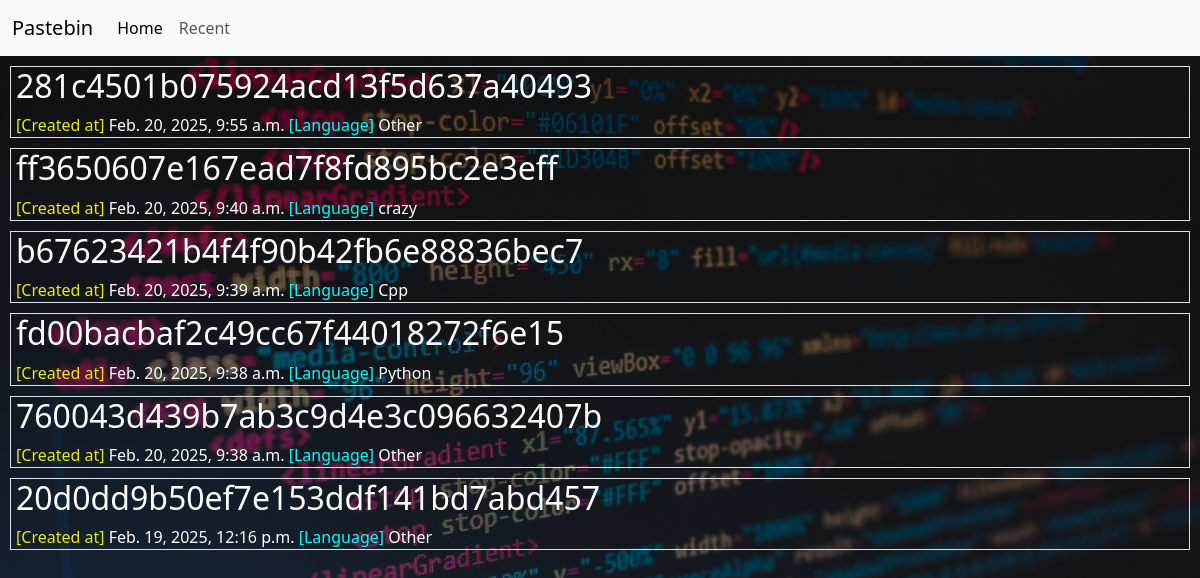
The app's page /recent/, older data.
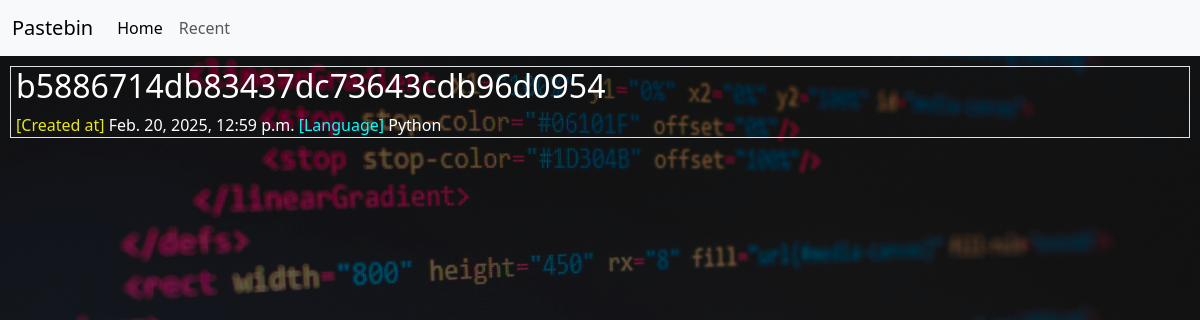
The same page, newer data.
### paste/models.py (models this page shows, shortened)
class Paste(models.Model):
    uid = models.UUIDField(primary_key=True, default=uuid.uuid4)
    title = models.CharField(max_length=128, default=rand_title)
    language = models.CharField(max_length=10, choices=Language.choices,
                                default=Language.Other)
    created_at = models.DateTimeField(auto_now_add=True)
    text = models.TextField()

### paste/views.py (the view)
# urls.py: path("recent/", views.recent, name="recent")
def recent(request):
    try:
        ordered_paste = Paste.objects.order_by("-created_at")[:10] # get latest 10 pastes
        return render(request, "paste_list.html", {"paste_list": ordered_paste})
    except:
        return render(request, "404.html")

### paste/templates/paste_list.html (shortened to what this page needs)
{% extends "base.html" %}
{% block main %}
    <div id="submissions">
        {%for pastes in paste_list %}
        <div class="submission border">
            <h2><a href="../paste/{{pastes.uid}}">{{pastes.title}}</a></h2>
            <p><span style="color: rgb(233, 233, 14);">[Created at]</span> {{pastes.created_at}}</p>
            <p><span style="color: cyan;">[Language]</span> {{pastes.language}}</p>
        </div>
        {% endfor %}
    </div>
{% endblock %}

### paste/templates/base.html (shortened to what this page needs)
{% load static %}<!DOCTYPE html>
<html lang="en">
<head>
    <link href="https://cdn.jsdelivr.net/npm/bootstrap@5.3.3/dist/css/bootstrap.min.css" rel="stylesheet">
    <link rel="stylesheet" href="{% static 'style.css' %}">
</head>
<body>
    <nav class="navbar navbar-expand-lg navbar-light bg-light">
        <div class="container-fluid">
          <a class="navbar-brand" href="/">Pastebin</a>
          <div class="collapse navbar-collapse" id="navbarSupportedContent">
            <ul class="navbar-nav me-auto mb-2 mb-lg-0">
              <li class="nav-item">
                <a class="nav-link active" aria-current="page" href="/">Home</a>
              </li>
              <li class="nav-item">
                <a class="nav-link" href="/recent">Recent</a>
              </li>
            </ul>
          </div>
        </div>
      </nav>
    {% block main %} {% endblock %}
</body>
</html>

### paste/static/style.css (style rules this page uses)
body { background-image: url("/static/img/bg.jpg"); background-size: cover; background-image: no-repeat; }
body::before { content: ""; position: fixed; top: 0; left: 0; right: 0; bottom: 0; background-color: black; opacity: 0.5; pointer-events: none; z-index: -1; }
.submission { margin-top: 10px; margin-left: 10px; margin-right: 10px; color: white; padding-left: 5px; }
#submissions { margin-bottom: 50px; }
.submission a { text-decoration: none; color: inherit; }
.submission p { display: inline; }

Row changes from the older to the newer data that the page shows:
removed Paste: title "281c4501b075924acd13f5d637a40493", created_at "Feb. 20, 2025, 9:55 a.m.", language "Other"
removed Paste: title "ff3650607e167ead7f8fd895bc2e3eff", created_at "Feb. 20, 2025, 9:40 a.m.", language "crazy"
removed Paste: title "b67623421b4f4f90b42fb6e88836bec7", created_at "Feb. 20, 2025, 9:39 a.m.", language "Cpp"
removed Paste: title "fd00bacbaf2c49cc67f44018272f6e15", created_at "Feb. 20, 2025, 9:38 a.m.", language "Python"
removed Paste: title "760043d439b7ab3c9d4e3c096632407b", created_at "Feb. 20, 2025, 9:38 a.m.", language "Other"
removed Paste: title "20d0dd9b50ef7e153ddf141bd7abd457", created_at "Feb. 19, 2025, 12:16 p.m.", language "Other"
added Paste: title "b5886714db83437dc73643cdb96d0954", created_at "Feb. 20, 2025, 12:59 p.m.", language "Python"
